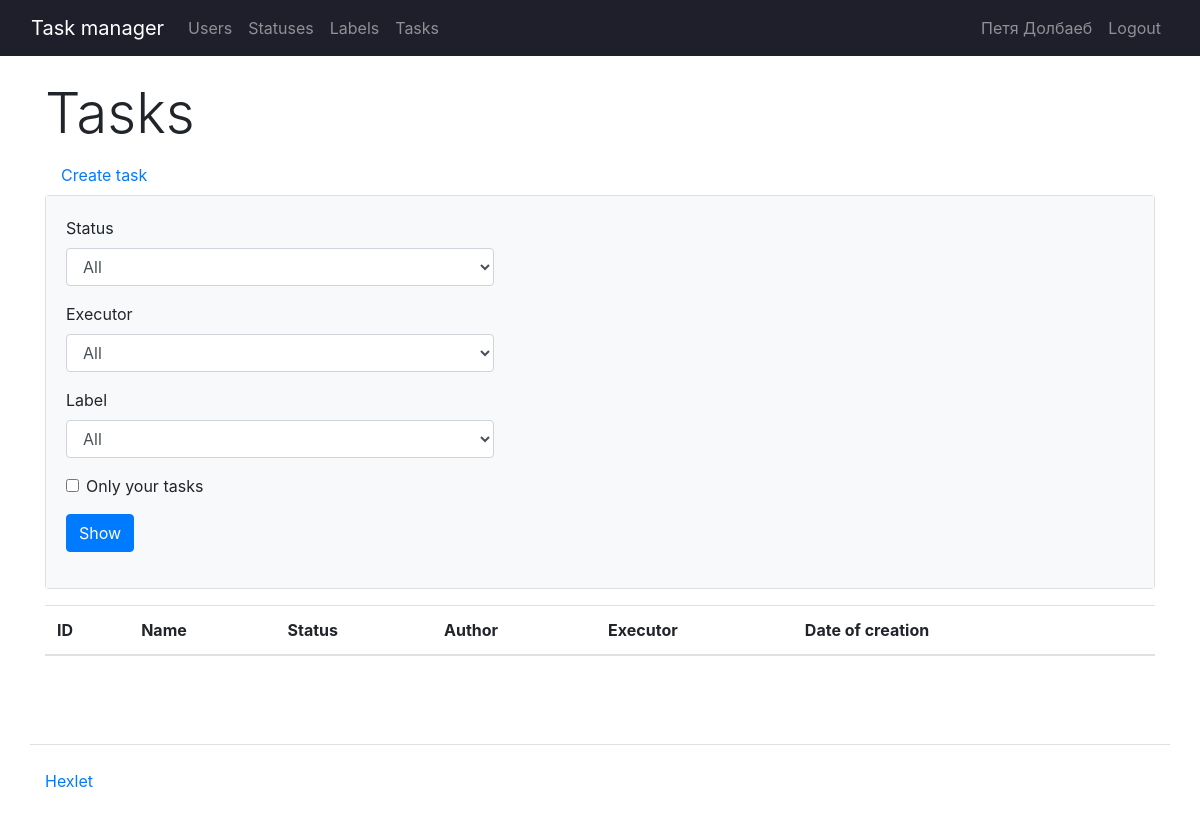
Before: /tasks/ (signed in) with the older database file.
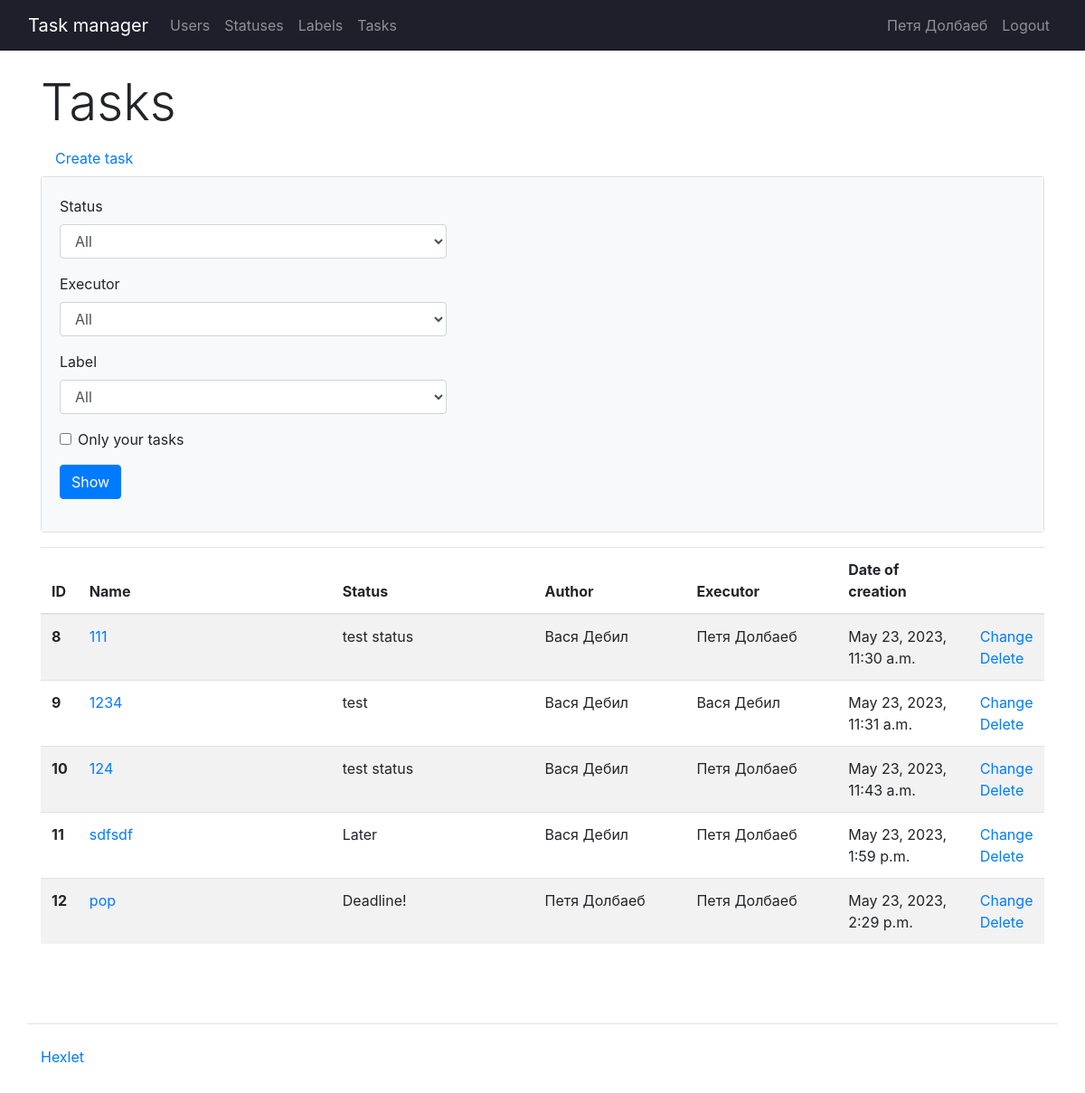
After: the same page with the newer database file.
### task_manager/tasks/models.py (models this page shows, shortened)
class Tasks(models.Model):
    task = models.CharField(max_length=255, verbose_name=_("Name"))
    description = models.TextField(verbose_name=_("Description"))
    author = models.ForeignKey(CustomUser, on_delete=models.PROTECT, null=True)
    status = models.ForeignKey(
        Statuses,
        on_delete=models.PROTECT,
        verbose_name=_("Status"),
    )
    executor = models.ForeignKey(
        CustomUser,
        on_delete=models.PROTECT,
        null=True,
        related_name="performed_tasks",
        verbose_name=_("Performer"),
    )
    labels = models.ManyToManyField(
        Labels, through="LabelForTask", verbose_name=_("Labels"), blank=True
    )
    created_at = models.DateTimeField(auto_now_add=True)

### task_manager/statuses/models.py (models this page shows, shortened)
class Statuses(models.Model):
    name = models.CharField(max_length=255, verbose_name=_("Name"))
    created_at = models.DateTimeField(auto_now_add=True)
    def __str__(self):
        return self.name

### task_manager/users/models.py (models this page shows, shortened)
class CustomUser(AbstractUser):
    groups = models.ManyToManyField(
        "auth.Group",
        blank=True,
        related_name="customuser_set",
        related_query_name="customuser",
    )
    user_permissions = models.ManyToManyField(
        "auth.Permission",
        blank=True,
        related_name="customuser_set",
        related_query_name="customuser",
    )
    def __str__(self):
        return f'{self.first_name} {self.last_name}'

### task_manager/tasks/views.py (the view)
# urls.py: path("", TasksView.as_view(), name="tasks"),
class TasksView(TaskLoginMixin, View):
    def get(self, request):
        tasks = Tasks.objects.all()
        form = TasksFilterForm(request.GET)
        status = request.GET.get("status")
        executor = request.GET.get("executor")
        labels = request.GET.get("labels")
        self_tasks = request.GET.get("self_tasks")
        if status:
            tasks = tasks.filter(status=status)
        if executor:
            tasks = tasks.filter(executor=executor)
        if labels:
            tasks = tasks.filter(labels=labels)
        if self_tasks and self_tasks == "on":
            tasks = tasks.filter(author=request.user)
        context = {
            "tasks": tasks,
            "form": form,
            "selected_status": status,
            "selected_executor": executor,
            "selected_label": labels,
            "self_tasks": self_tasks,
        }
        return render(request, "tasks/tasks.html", context)

### task_manager/tasks/forms.py
class TasksFilterForm(forms.Form):
    status = forms.ModelChoiceField(
        queryset=Statuses.objects.all(),
        required=False,
    )
    executor = forms.ModelChoiceField(
        queryset=CustomUser.objects.all(),
        required=False,
    )
    labels = forms.ModelChoiceField(
        queryset=Labels.objects.all(),
        required=False,
    )
    self_tasks = forms.BooleanField(
        widget=forms.CheckboxInput(attrs={"class": "form-check"}),
        required=False,
    )
    def __init__(self, *args, **kwargs):
        super().__init__(*args, **kwargs)
        self.fields["status"].empty_label = _("All")
        self.fields["status"].label = _("Status")
        self.fields["executor"].empty_label = _("All")
        self.fields["executor"].label = _("Executor")
        self.fields["labels"].empty_label = _("All")
        self.fields["labels"].label = _("Label")
        self.fields["self_tasks"].label = _("Only your tasks")

### task_manager/labels/models.py (called while the page is built)
    def __str__(self):
        return self.name

### task_manager/templates/tasks/tasks.html
{% extends 'base.html' %}
{% load i18n %}
{% load bootstrap4 %}
{% block content %}
      <h1 class="display-4">{% translate "Tasks" %}</h1>
      <a class="nav-link" href="{% url 'create_task' %}">{% translate "Create task" %}</a>
      <div class="card mb-3">
        <div class="card-body bg-light">
          <div class="row">
            <div class="col-md-5">
                <form method="get" class="filter-form">
                  {% bootstrap_form form %}
                  <div class="form-group">
                    <input class="btn btn-primary" type="submit" value="{% translate 'Show' %}">
                  </div>
                </form>
            </div>
          </div>
        </div>
      </div>
      <table class="table table-striped">
        <thead>
          <tr>
            <th scope="col">ID</th>
            <th scope="col">{% translate "Name" %}</th>
            <th scope="col">{% translate "Status" %}</th>
            <th scope="col">{% translate "Author" %}</th>
            <th scope="col">{% translate "Executor" %}</th>
            <th scope="col">{% translate "Date of creation" %}</th>
            <th scope="col"></th>
          </tr>
        </thead>
        <tbody>
            {% for task in tasks %}
            <tr>
              <th scope="row" style="width: 2%;">{{ task.id }}</th>
                <td class="text-break" style="width: 25%;">
                  <a href="{% url 'card_task' task.id %}">{{ task.task }}</a>
                </td>
                <td class="text-break" style="width: 20%;">{{ task.status.name }}</td>
                <td class="text-break" style="width: 15%;">{{ task.author }}</td>
                <td class="text-break" style="width: 15%;">{{ task.executor.first_name }} {{ task.executor.last_name }}</td>
                <td style="width: 13%;">{{ task.created_at }}</td>
                <td style="width: 5%;">
                    <a href="{% url 'update_task' task.id %}">{% translate "Change" %}</a><br>
                    <a href="{% url 'delete_task' task.id %}" rel="nofollow">{% translate "Delete" %}</a>
                </td>
            </tr>
            {% endfor %}
        </tbody>
      </table>
{% endblock %}

Changed rows visible on the page:
added Tasks: id "8", task "111", status.name "test status", author "Вася Дебил", executor.first_name "Петя", executor.last_name "Долбаеб", created_at "May 23, 2023, 11:30 a.m."
added Tasks: id "9", task "1234", status.name "test", author "Вася Дебил", executor.first_name "Вася", executor.last_name "Дебил", created_at "May 23, 2023, 11:31 a.m."
added Tasks: id "10", task "124", status.name "test status", author "Вася Дебил", executor.first_name "Петя", executor.last_name "Долбаеб", created_at "May 23, 2023, 11:43 a.m."
added Tasks: id "11", task "sdfsdf", status.name "Later", author "Вася Дебил", executor.first_name "Петя", executor.last_name "Долбаеб", created_at "May 23, 2023, 1:59 p.m."
added Tasks: id "12", task "pop", status.name "Deadline!", author "Петя Долбаеб", executor.first_name "Петя", executor.last_name "Долбаеб", created_at "May 23, 2023, 2:29 p.m."
